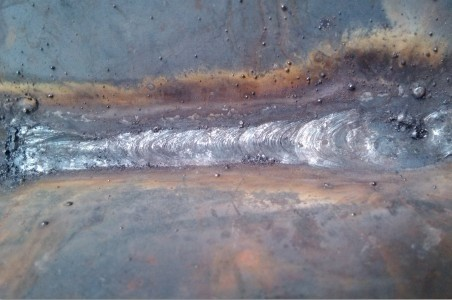
%> input picture MATLAB优化算法案例分析与应用（进阶篇）1-10章程序下载/第9章/1.jpg, 452 x 300 px
$ octave ysw9_2.m   (GNU Octave 9; MATLAB toolbox functions it lacks are replaced by stand-ins)
%> lines starting %> are read from the running program, lines starting %| are printed output that depends on the picture
clc,clear,close all
img=imread('1.jpg');
%> img is the input picture: size 300x452x3 uint8; mean R, G, B 124.2, 125, 134.4
subplot(121),imshow(img),xlabel('原始图像')
img_1=img(:,:,1);
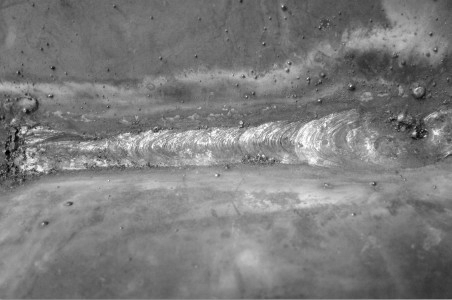
%> img_1: size 300x452 uint8; min 0, max 255, mean 124.2
img_2=img(:,:,2);
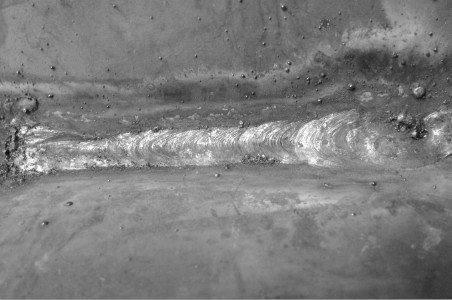
%> img_2: size 300x452 uint8; min 14, max 255, mean 125
img_3=img(:,:,3);
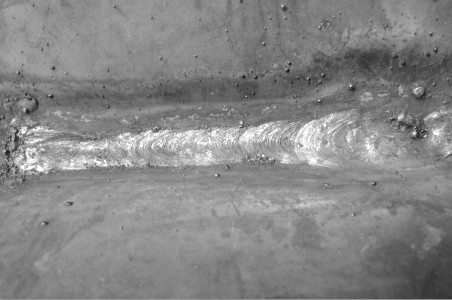
%> img_3: size 300x452 uint8; min 20, max 255, mean 134.4
Y=0.299*img_1+0.587*img_2+0.114*img_3;  % 白平衡系数
[m,n]=size(Y);
%> m = 300; n = 452
k=Y(1,1);
%> k = 116
for i=1:m
    for j=1:n
        if Y(i,j)>=k
            k=Y(i,j);
            k1=i;
            k2=j;
        end
    end
end
%> after the loop, k = 254; k1 = 160; k2 = 312
[m1,n1]=find(Y==k);
%> m1 = [137; 142; 133; 147; 141; 160; 146]; n1 = [247; 305; 306; 306; 309; 312; 369]
Rave=sum(sum(img_1));
%> Rave = 16848188
Rave=Rave/(m*n);
%> Rave = 124.2
Gave=sum(sum(img_2));
%> Gave = 16955258
Gave=Gave/(m*n);
%> Gave = 125
Bave=sum(sum(img_3));
%> Bave = 18222488
Bave=Bave/(m*n);
%> Bave = 134.4
Kave=(Rave+Gave+Bave)/3;
%> Kave = 127.9
img__1=(Kave/Rave)*img_1;
img__2=(Kave/Gave)*img_2;
img__3=(Kave/Bave)*img_3;
imgysw=cat(3,img__1,img__2,img__3);
subplot(122),imshow(imgysw),xlabel('白平衡处理结果')
